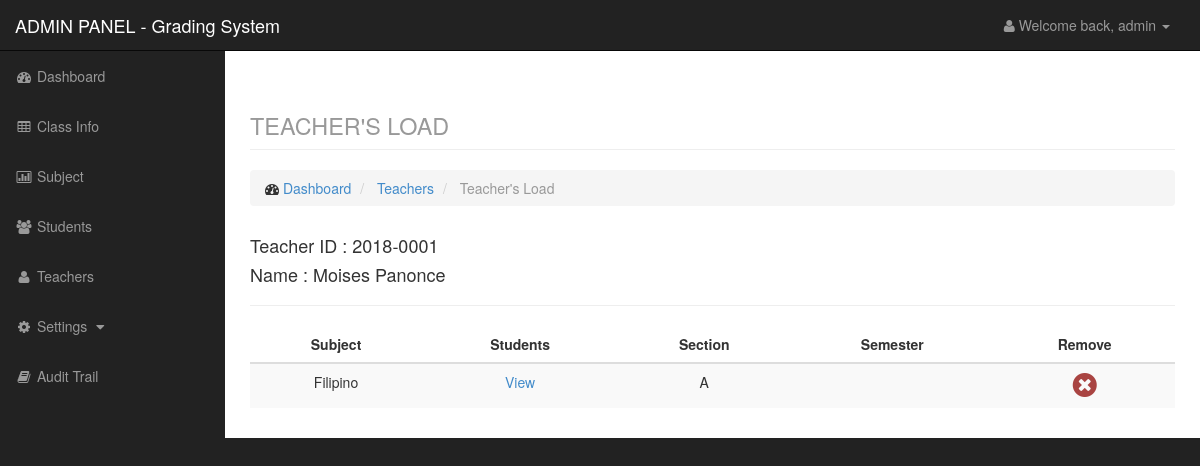
Screenshot of /admin/teacherload.php?id=1 (signed in) with the database file from the repository.
### tables this page shows
CREATE TABLE IF NOT EXISTS `teacher` (
  `id` int(11) NOT NULL AUTO_INCREMENT,
  `teachid` varchar(50) NOT NULL,
  `fname` varchar(100) NOT NULL,
  `lname` varchar(100) NOT NULL,
  PRIMARY KEY (`id`)
);

CREATE TABLE IF NOT EXISTS `class` (
  `id` int(11) NOT NULL AUTO_INCREMENT,
  `course` varchar(50) NOT NULL,
  `year` varchar(50) NOT NULL,
  `section` varchar(50) NOT NULL,
  `sem` varchar(50) NOT NULL,
  `teacher` varchar(100) NOT NULL,
  `subject` varchar(100) NOT NULL,
  `SY` text NOT NULL,
  PRIMARY KEY (`id`)
);

### admin/data/teacher_model.php (called while the page is built, shortened)
<?php
    $teacher = new Datateacher();
    class Datateacher {
        function getteacherbyid($id){
            $q = "select * from teacher where id=$id";
            $r = mysql_query($q);
            return $r;
        }
    }
?>

### admin/teacherload.php (the view, shortened to what this page needs)
<?php
    include('include/header.php');
    include('include/sidebar.php');
    include('data/teacher_model.php');
    $id = $_GET['id'];
    $teacher = $teacher->getteacherbyid($id);
?>
<div id="page-wrapper">
    <div class="container-fluid">
        <div class="row">
            <div class="col-lg-12">
                <h1 class="page-header">
                    <small>TEACHER'S LOAD</small>
                </h1>
                <ol class="breadcrumb">
                    <li>
                        <i class="fa fa-dashboard"></i> <a href="index.php">Dashboard</a>
                    </li>
                    <li>
                        <a href="teacherlist.php">Teachers</a>
                    </li>
                    <li class="active">
                        Teacher's Load
                    </li>
                </ol>
            </div>
        </div>
        <div class="row">
            <div class="col-lg-12">
                <?php while($row = mysql_fetch_array($teacher)): ?>
                <h4>Teacher ID : <?php echo $row['teachid']; ?></h4>
                <h4>Name : <?php echo $row['fname'].' '.$row['lname']; ?></h4>
                <?php endwhile; ?>
                <hr />
                <div class="table-responsive">
                <table class="table table-striped">
                    <thead>
                        <tr>
                            <th class="text-center">Subject</th>
                            <th class="text-center">Students</th>
                            <th class="text-center">Section</th>
                            <th class="text-center">Semester</th>
                            <th class="text-center">Remove</th>
                        </tr>
                    </thead>
                    <tbody>
<?php
    $r1 = mysql_query("select * from class where teacher=$id");
    while($row = mysql_fetch_array($r1)):?>
            <tr>
                <td class="text-center"><?php echo $row['subject']?></td>
                <td class="text-center"><a href="classstudent.php?classid=<?php echo $row['id']?>" target="_blank">View</a></td>
                <td class="text-center"><?php echo $row['section']?></td>
                <td class="text-center"><?php echo $row['sem']?></td>
                <td class="text-center"><a href="data/teacher_model.php?q=removesubject&teachid=<?php echo $id;?>&classid=<?php echo $row['id']; ?>"><i class="fa fa-times-circle text-danger fa-2x confirmation"></i></a></td>
            </tr>
    <?php endwhile;
?>
                    </tbody>
                </table>
            </div>
            </div>
        </div>
    </div>
</div>
<?php include('include/footer.php');

### css/sb-admin.css (style rules this page uses)
body { margin-top: 100px; background-color: #222; }
@media (min-width:768px) { body { margin-top: 50px; } }
#page-wrapper { width: 100%; padding: 0; background-color: #fff; }
@media (min-width:768px) { #page-wrapper { padding: 10px; } }

### rows the page displays
teacher: teachid "2018-0001", fname "Moises", lname "Panonce"
class: subject "Filipino", section "A"

### other values shown
$_SESSION['level'] "admin"
